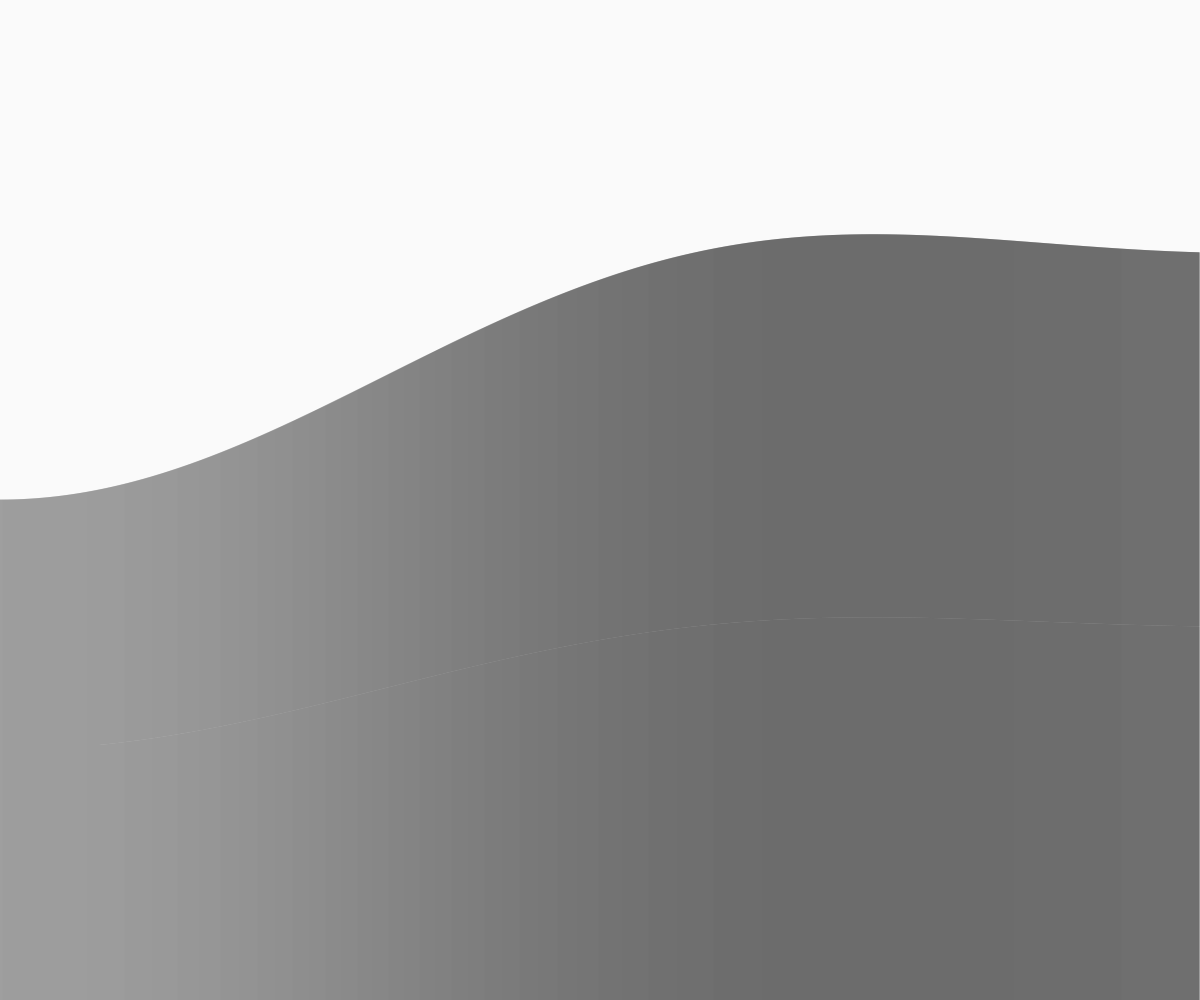
Frame 1 (no input)
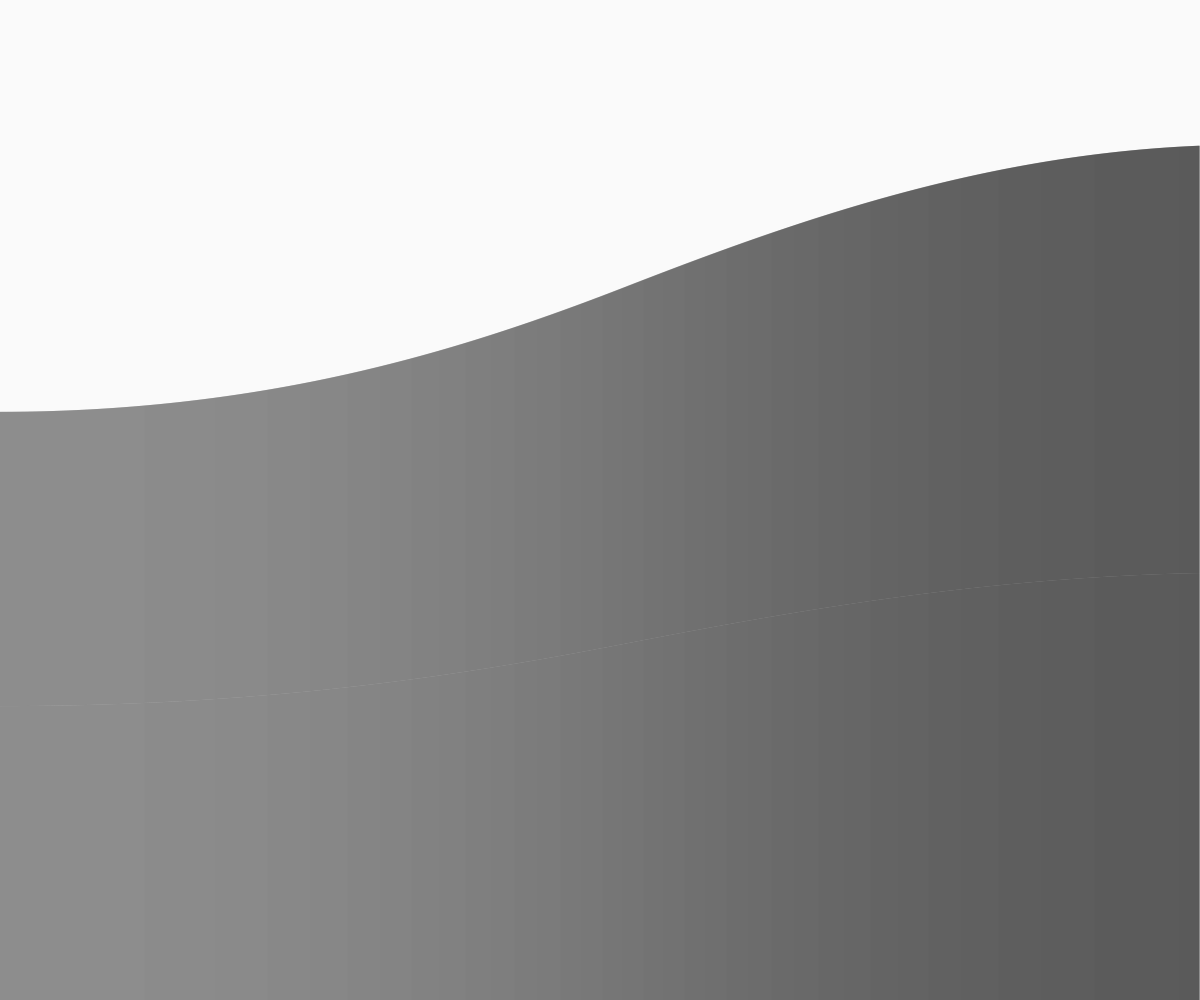
Frame 60 (no input)
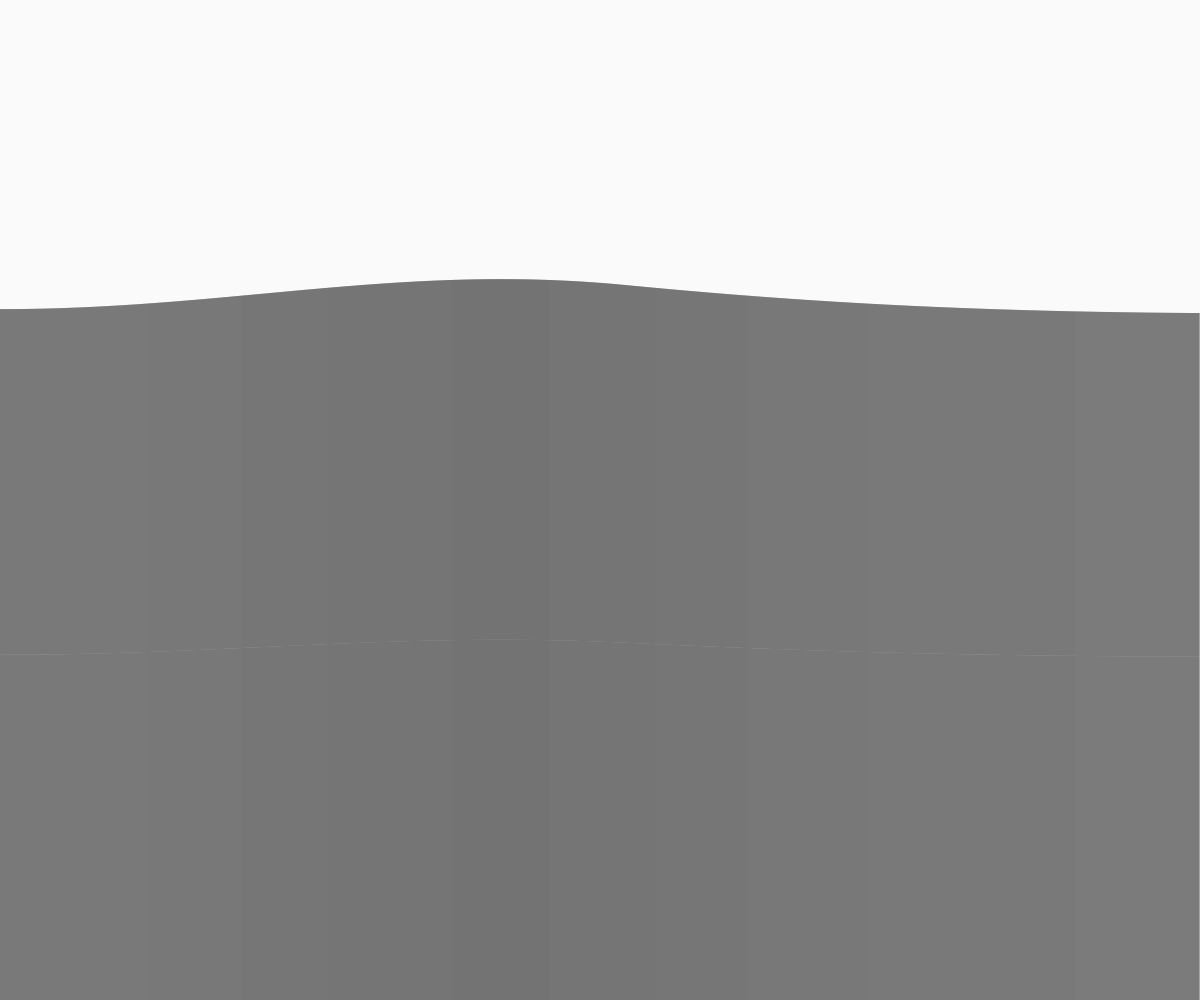
Frame 120 (the mouse pressed at the canvas centre since frame 60)

The p5.js sketch that drew these frames (run headless with seeded random() and noise() and a simulated clock; from frame 60 on, the mouse is pressed at the canvas centre):

// p5.js sketch
// ── sketch.js


function setup() {
    createCanvas(windowWidth, windowHeight);
}

function draw() {
    background(250);
    perlinWave();
}

function perlinWave() {
    let noise_scale = 0.0008;
    for (let x = 0; x < windowWidth; x++) {
        noiseDetail(2, 0.4);
        let perlin_noise = noise(x*noise_scale, Date.now()*noise_scale);
        stroke(255*perlin_noise);
        line(x, windowHeight*perlin_noise, x, windowHeight);
    }
}
